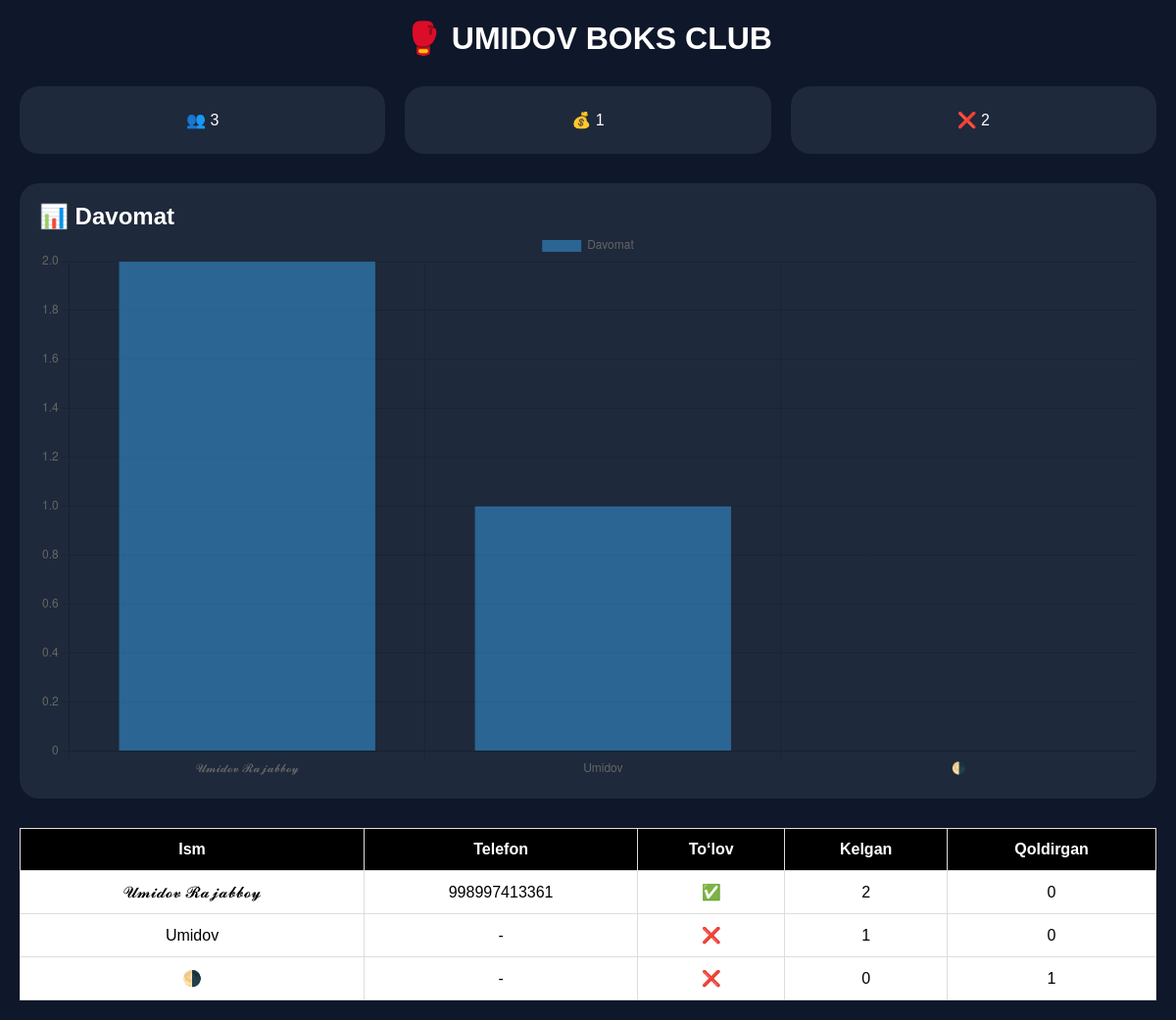
Before: / with the older database file.
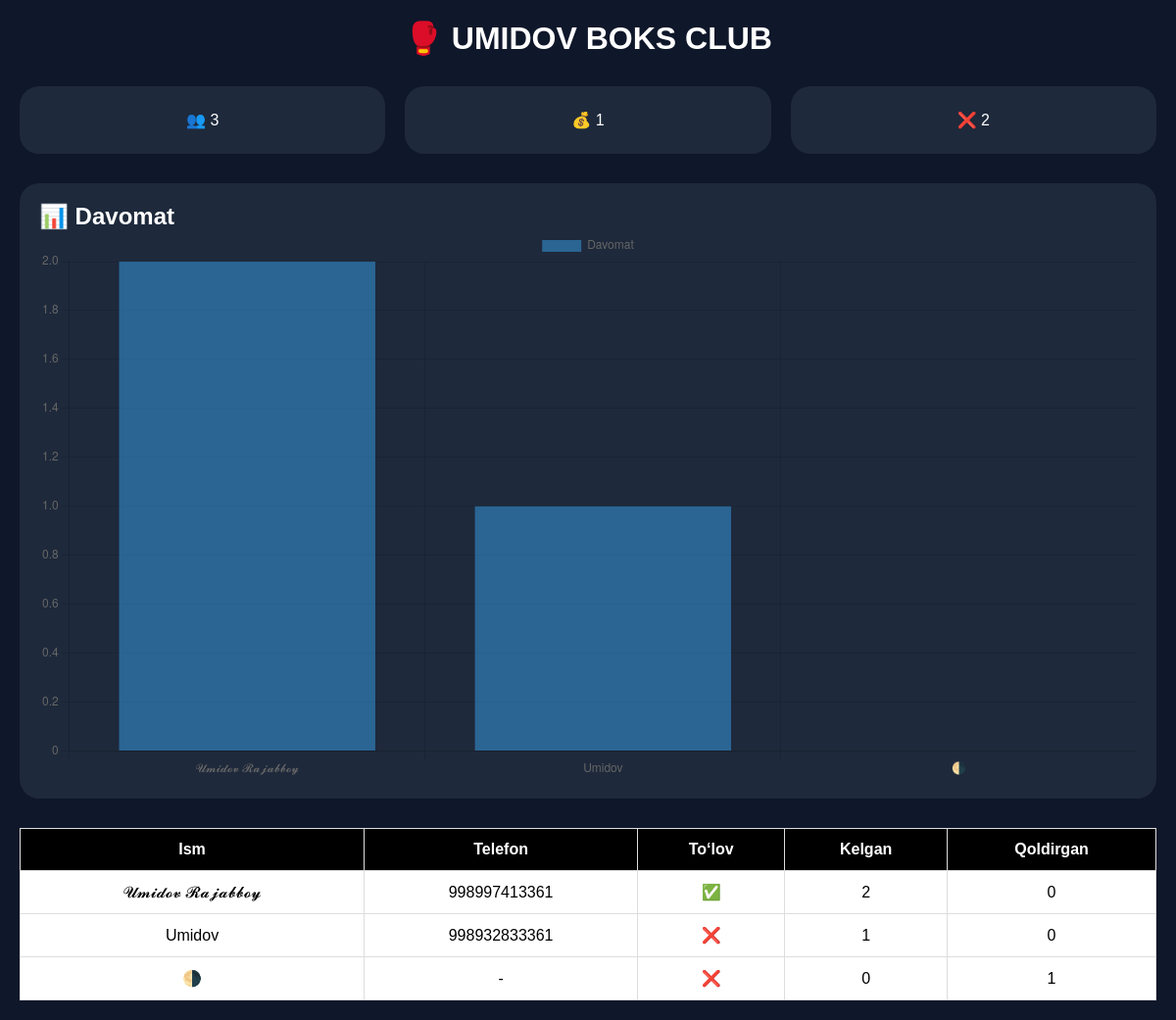
After: the same page with the newer database file.
### tables this page shows
CREATE TABLE users(
            id INTEGER PRIMARY KEY,
            name TEXT,
            phone TEXT DEFAULT '-',
            payment INTEGER DEFAULT 0,
            pay_type TEXT DEFAULT '-',
            attendance INTEGER DEFAULT 0,
            missed INTEGER DEFAULT 0,
            last_payment TEXT DEFAULT '2000-01-01'
        );

### dashboard.py (the view)
@app.route("/")
def home():
    conn = db()
    total = conn.execute(
        "SELECT COUNT(*) c FROM users"
    ).fetchone()["c"]
    paid = conn.execute(
        "SELECT COUNT(*) c FROM users WHERE payment=1"
    ).fetchone()["c"]
    rows = conn.execute("""
    SELECT name, phone, payment, attendance, missed
    FROM users
    """).fetchall()
    names = [r["name"] for r in rows]
    attendance = [r["attendance"] for r in rows]
    conn.close()
    return render_template(
        "dashboard.html",
        total=total,
        paid=paid,
        unpaid=total-paid,
        rows=rows,
        names=names,
        attendance=attendance
    )

### dashboard.py (called while the page is built)
def db():
    c = sqlite3.connect(DB)
    c.row_factory = sqlite3.Row
    return c

### templates/dashboard.html (shortened to what this page needs)
<!DOCTYPE html>
<html lang="uz">
<head>
</head>
<body>
<div class="container">
<h1>🥊 UMIDOV BOKS CLUB</h1>
<div class="cards">
    <div class="card">👥 {{ total }}</div>
    <div class="card">💰 {{ paid }}</div>
    <div class="card">❌ {{ unpaid }}</div>
</div>
<div class="chart-box">
    <h2>📊 Davomat</h2>
    <canvas id="attendanceChart"></canvas>
</div>
<table>
<tr>
    <th>Ism</th>
    <th>Telefon</th>
    <th>To‘lov</th>
    <th>Kelgan</th>
    <th>Qoldirgan</th>
</tr>
{% for r in rows %}
<tr>
    <td>{{ r.name }}</td>
    <td>{{ r.phone }}</td>
    <td>{% if r.payment == 1 %}✅{% else %}❌{% endif %}</td>
    <td>{{ r.attendance }}</td>
    <td>{{ r.missed }}</td>
</tr>
{% endfor %}
</table>
</div>
<script>
const names = {{ names | tojson }};
const attendance = {{ attendance | tojson }};
const ctx = document.getElementById("attendanceChart");
new Chart(ctx, {
    type: "bar",
    data: {
        labels: names,
        datasets: [{
            label: "Davomat",
            data: attendance
        }]
    },
    options: {
        responsive: true,
        scales: {
            y: {
                beginAtZero: true
            }
        }
    }
});
</script>
</body>
</html>

### templates/dashboard.html (style rules this page uses)
* { margin:0; padding:0; box-sizing:border-box; font-family:Arial,sans-serif; }
body { background:#0f172a; color:white; padding:20px; }
.container { max-width:1200px; margin:auto; }
h1 { text-align:center; margin-bottom:30px; }
.cards { display:flex; gap:20px; flex-wrap:wrap; margin-bottom:30px; }
.card { flex:1; min-width:200px; background:#1e293b; padding:25px; border-radius:20px; text-align:center; }
.chart-box { background:#1e293b; padding:20px; border-radius:20px; margin-bottom:30px; }
table { width:100%; background:white; color:black; border-collapse:collapse; }
th,td { padding:12px; border:1px solid #ddd; text-align:center; }
th { background:black; color:white; }

Changed rows visible on the page:
changed users "Umidov": phone "-" → "998932833361"
